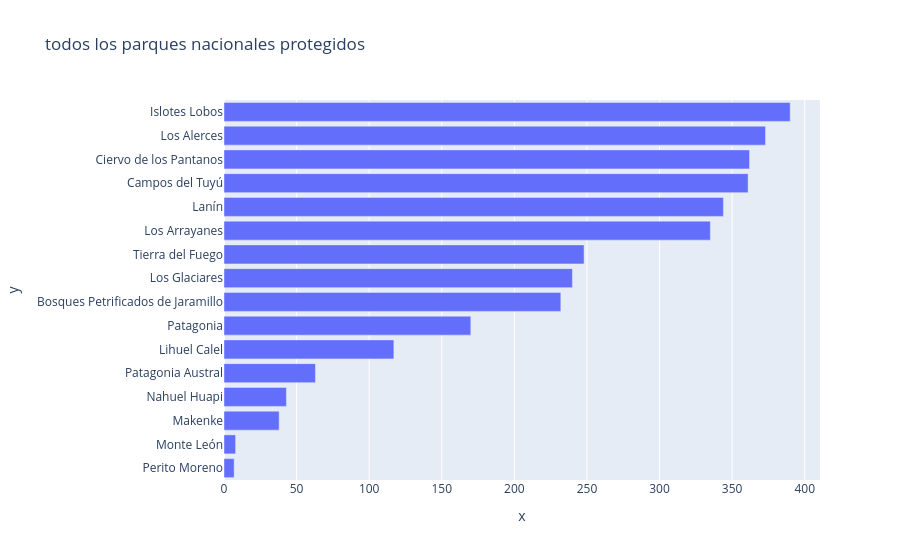

Here is the notebook cell this chart was saved with:
### Markdown cell above
Resp:

### Code cell
filtr1 = area[(area["tap"] == 1)&(area.jap == 2)]
filtr2 = filtr1[filtr1["lat"] < -34]
filtr3 = filtr2["nam"]
dig = px.bar(
    filtr3, y = filtr3.values, x = filtr3.index, title = "todos los parques nacionales protegidos")
dig.show()

### Figure 1 — Plotly figure (JSON) as saved in the notebook; plotly's stock layout.template omitted (floating-point values rounded to 4 significant figures)
{"data": [{"hovertemplate": "x=%{x}<br>y=%{y}<extra></extra>", "legendgroup": "", "marker": {"color": "#636efa", "pattern": {"shape": ""}}, "name": "", "orientation": "h", "showlegend": false, "textposition": "auto", "type": "bar", "x": [7, 8, 38, 43, 63, 117, 170, 232, 240, 248, 335, 344, 361, 362, 373, 390], "xaxis": "x", "y": ["Perito Moreno", "Monte León", "Makenke", "Nahuel Huapi", "Patagonia Austral", "Lihuel Calel", "Patagonia", "Bosques Petrificados de Jaramillo", "Los Glaciares", "Tierra del Fuego", "Los Arrayanes", "Lanín", "Campos del Tuyú", "Ciervo de los Pantanos", "Los Alerces", "Islotes Lobos"], "yaxis": "y"}], "layout": {"barmode": "relative", "legend": {"tracegroupgap": 0}, "title": {"text": "todos los parques nacionales protegidos"}, "xaxis": {"anchor": "y", "domain": [0, 1], "title": {"text": "x"}}, "yaxis": {"anchor": "x", "domain": [0, 1], "title": {"text": "y"}}}}
